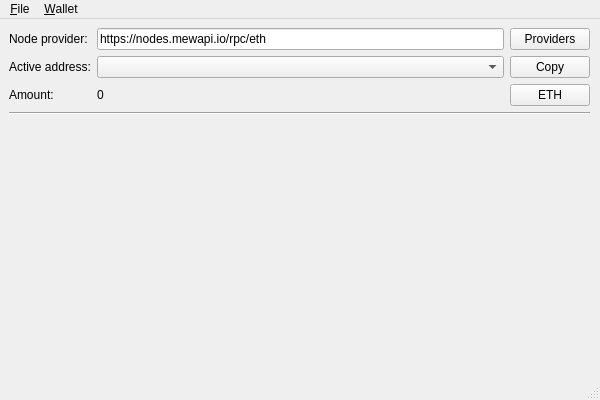
<?xml version="1.0" encoding="UTF-8"?>
<ui version="4.0">
 <class>MainWindow</class>
 <widget class="QMainWindow" name="MainWindow">
  <property name="geometry">
   <rect>
    <x>0</x>
    <y>0</y>
    <width>600</width>
    <height>400</height>
   </rect>
  </property>
  <property name="windowTitle">
   <string>FAwallet</string>
  </property>
  <widget class="QWidget" name="centralwidget">
   <widget class="QWidget" name="gridLayoutWidget">
    <property name="geometry">
     <rect>
      <x>9</x>
      <y>9</y>
      <width>581</width>
      <height>341</height>
     </rect>
    </property>
    <layout class="QGridLayout" name="gridlayout" columnstretch="0,1,0">
     <item row="2" column="2">
      <widget class="QPushButton" name="pushButton_ETH">
       <property name="text">
        <string>ETH</string>
       </property>
      </widget>
     </item>
     <item row="0" column="0">
      <widget class="QLabel" name="label_node_provider">
       <property name="text">
        <string>Node provider:</string>
       </property>
      </widget>
     </item>
     <item row="0" column="2">
      <widget class="QPushButton" name="pushButton_node_provider">
       <property name="text">
        <string>Providers</string>
       </property>
      </widget>
     </item>
     <item row="4" column="2">
      <spacer name="verticalSpacer">
       <property name="orientation">
        <enum>Qt::Vertical</enum>
       </property>
       <property name="sizeHint" stdset="0">
        <size>
         <width>20</width>
         <height>40</height>
        </size>
       </property>
      </spacer>
     </item>
     <item row="3" column="0" colspan="3">
      <widget class="Line" name="line">
       <property name="orientation">
        <enum>Qt::Horizontal</enum>
       </property>
      </widget>
     </item>
     <item row="1" column="2">
      <widget class="QPushButton" name="pushButton_copy_address">
       <property name="text">
        <string>Copy</string>
       </property>
      </widget>
     </item>
     <item row="1" column="0">
      <widget class="QLabel" name="label_activeAddress">
       <property name="text">
        <string>Active address:</string>
       </property>
      </widget>
     </item>
     <item row="2" column="1">
      <widget class="QLabel" name="label_amount_val">
       <property name="text">
        <string>0</string>
       </property>
      </widget>
     </item>
     <item row="0" column="1">
      <widget class="QLineEdit" name="lineEdit_node_provider">
       <property name="text">
        <string>https://nodes.mewapi.io/rpc/eth</string>
       </property>
      </widget>
     </item>
     <item row="2" column="0">
      <widget class="QLabel" name="label_amount">
       <property name="text">
        <string>Amount:</string>
       </property>
      </widget>
     </item>
     <item row="1" column="1">
      <widget class="QComboBox" name="comboBox_activeAddress_val"/>
     </item>
    </layout>
   </widget>
  </widget>
  <widget class="QMenuBar" name="menubar_file">
   <property name="geometry">
    <rect>
     <x>0</x>
     <y>0</y>
     <width>600</width>
     <height>24</height>
    </rect>
   </property>
   <widget class="QMenu" name="menu_File">
    <property name="title">
     <string>&amp;File</string>
    </property>
   </widget>
   <widget class="QMenu" name="menu_Wallet">
    <property name="title">
     <string>&amp;Wallet</string>
    </property>
    <addaction name="actionNew_account"/>
   </widget>
   <addaction name="menu_File"/>
   <addaction name="menu_Wallet"/>
  </widget>
  <widget class="QStatusBar" name="statusbar"/>
  <action name="actionNew_account">
   <property name="text">
    <string>New acoount</string>
   </property>
  </action>
 </widget>
 <resources/>
 <connections/>
</ui>
